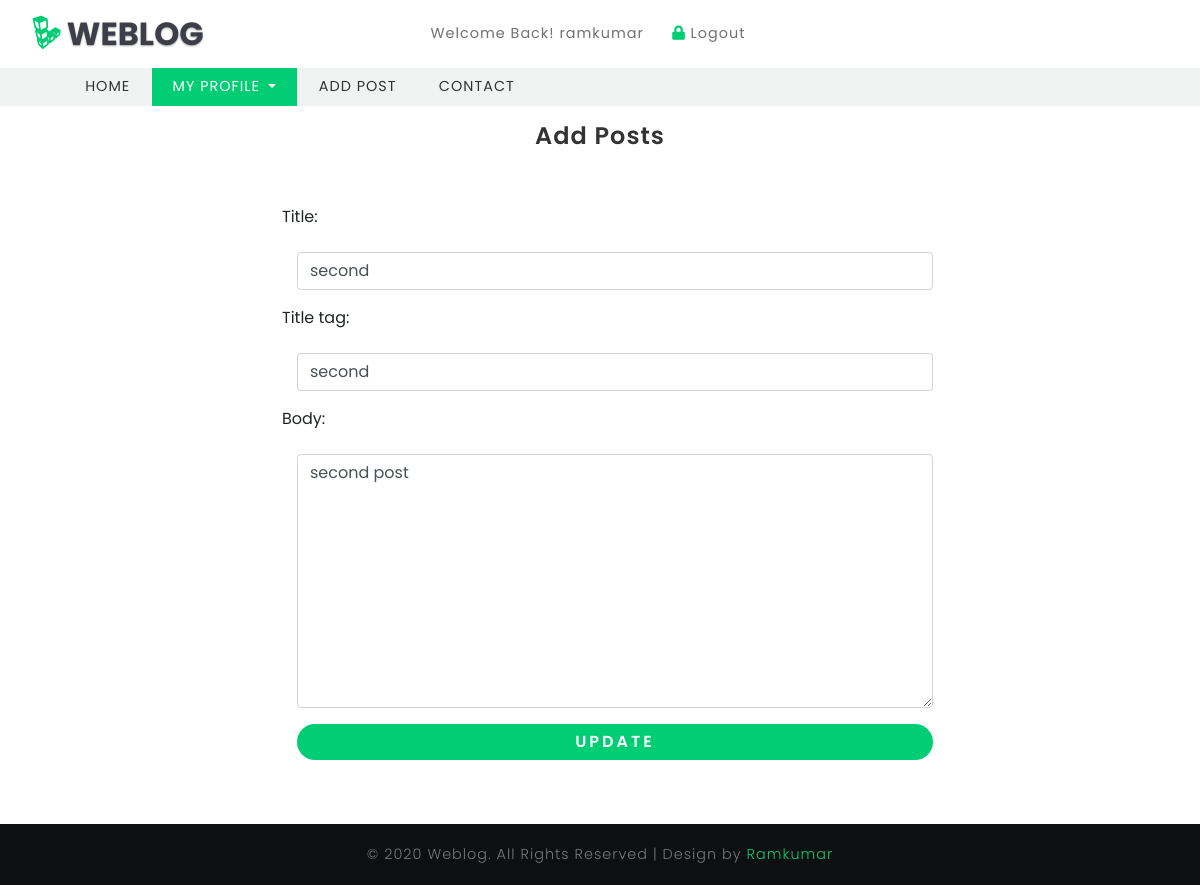
The app's page /updatepost/2 (signed in) with its own data.
### blogweb/models.py (models this page shows, shortened)
class Post(models.Model):
    title = models.CharField(max_length=100)
    title_tag = models.CharField(max_length=100, default='')
    author = models.ForeignKey(User, on_delete=models.CASCADE)
    body = models.TextField(blank=True, null=True)
    publish_date = models.DateField(auto_now_add=True)

### blogweb/views.py (the view)
# urls.py: path('updatepost/<int:pk>', UpdatePostView.as_view(), name='update'),
@method_decorator(login_required, name='dispatch')  # -> used for only logged in user to access the page
class UpdatePostView(UpdateView):
    model = Post
    template_name = 'updatepost.html'
    form_class = EditForm

### blogweb/forms.py
class EditForm(forms.ModelForm):
    class Meta:
        model = Post
        fields = (
            'title', 'title_tag', 'body'
        )

### templates/updatepost.html (shortened to what this page needs)
{% extends 'base.html' %}
{% load static %}
{% block content %}
    <link rel="stylesheet" href="{% static 'blog/css/addpost.css' %}">
        <div class="container wrapper-post">
        <div class="row post-wrap">
            <div class="col-md-12">
            {% if user.is_authenticated %}
                {% if user.id == post.author.id %}
                    <h1 class="post-form-title">Add Posts</h1>
                    <form method="post" class="form-group" enctype="multipart/form-data">
                        {% for field in form %}
                        <div class="form-group">
                            {{ field.label_tag }}
                            {{ field }}
                        </div>
                        {% endfor %}
                        <input type="submit" value="UPDATE" class="btn btn-block mt-3">
                    </form>
                {% else %}
                    <p class="post-form-title">No access to other account</p>
                {% endif %}
            {% else %}
                <p class="post-form-title">You are not allowed to access. login or register your account to access</p>
            {% endif %}
            </div>
        </div>
    </div>
{% endblock %}

### templates/base.html (shortened to what this page needs)
{% load static %}
<!doctype html>
<html lang="en">
  <head>
    <link rel="stylesheet" href="{% static 'blog/font-awesome-4.7.0/css/font-awesome.min.css' %}">
	<link href="{% static 'blog/css/bootstrap.css' %}" rel='stylesheet' type='text/css' />
	<link href="{% static 'blog/css/base.css' %}" rel='stylesheet'>
	<link href="{% static 'blog/css/style6.css' %}" rel='stylesheet' type='text/css' />
	<link href="{% static 'blog/css/fontawesome-all.css' %}" rel="stylesheet">
  </head>
  <body>
	<header class="mb-3">
		<div class="top-bar_sub_w3layouts container-fluid">
			<div class="row">
				<div class="col-md-4 logo text-left">
					<a class="navbar-brand" href="{% url 'home' %}">
						<i class="fab fa-linode"></i> Weblog</a>
				</div>
				<div class="col-md-4 top-forms text-center mt-lg-3 mt-md-1 mt-0">
					{% if user.is_authenticated %}
                        <span>Welcome Back! {{ user.username }}</span>
					    <span class="mx-lg-4 mx-md-2  mx-1">
						<a href="{% url 'logout' %}">
							<i class="fas fa-lock"></i> Logout </a>
					    </span>
                    {% endif %}
				</div>
			</div>
		</div>
		<div class="header_top" id="home">
			<nav class="navbar navbar-expand-lg navbar-light bg-light">
				<div class="collapse navbar-collapse" id="navbarSupportedContent">
					<ul class="navbar-nav mr-auto">
						<li class="nav-item">
							<a class="nav-link" href="{% url 'home' %}">Home
							</a>
						</li>
                        {% if user.is_authenticated %}
                            <li class="nav-item dropdown active">
							<a class="nav-link dropdown-toggle" href="#" id="navbarDropdown" role="button" data-toggle="dropdown" aria-haspopup="true"
							    aria-expanded="false">
								My Profile
							</a>
						</li>
						<li class="nav-item">
							<a class="nav-link" href="{% url 'addpost' %}">Add Post</a>
						</li>
                        {% endif %}
                        <li class="nav-item">
							<a class="nav-link" href="{% url 'contact'%}">Contact</a>
						</li>
					</ul>
				</div>
			</nav>
		</div>
	</header>
    {% block content %}
    {% endblock %}
    <footer class="mt-5">
        <div class="container">
            <div class="row">
                <div class="col-md-12 text-center p-3">
					<p>&copy; {% now "Y" %} Weblog. All Rights Reserved | Design by
						<a href="">Ramkumar</a>
					</p>
                </div>
            </div>
        </div>
    </footer>
  </body>
</html>

### static/blog/css/base.css (style rules this page uses)
html, body { margin: 0; font-size: 100%; font-family: 'Poppins', sans-serif; background: #fff; }
body a { color: #01CD74; text-decoration: none; transition: 0.5s all; -webkit-transition: 0.5s all; -moz-transition: 0.5s all; -o-transition: 0.5s all; -ms-transition: 0.5s all; }
input[type="button"], input[type="submit"], input[type="text"], input[type="email"], input[type="search"] { transition: 0.5s all; -webkit-transition: 0.5s all; -moz-transition: 0.5s all; -o-transition: 0.5s all; -ms-transition: 0.5s all; font-family: 'Poppins', sans-serif; }
h1, h2, h3, h4, h5, h6 { margin: 0; font-family: 'Poppins', sans-serif; letter-spacing:1px; }
p { margin: 0; font-size: 0.9em; color: #777777; line-height: 2em; letter-spacing: 1px; font-weight: 300; }
ul { margin: 0; padding: 0; }
.top-bar_sub_w3layouts { background: #fff; padding: 0.3em 2em; position: relative; }
.top-forms span { font-size: 0.9em; color: #707173; letter-spacing: 1px; }
.top-forms span a { color: #707173; }
.top-forms a i { color:#01cd74; }
.navbar { padding: 0em 4em; }
.bg-light { background-color: #f0f3f1 !important; }
a.navbar-brand { font-size: 2em; font-weight: 700; text-shadow: 0 1px 2px rgba(0, 0, 0, 0.37); color: #3d3e48; text-transform: uppercase; }
.logo i { color: #01cd74; text-shadow: none; }
li.nav-item { margin: 0 1px; }
.navbar-light .navbar-nav .nav-link { padding: 0.6em 1.4em; color: #333; background: transparent; text-transform: uppercase; font-size: 0.9em; letter-spacing: 1px; }
.navbar-light .navbar-nav .show>.nav-link, .navbar-light .navbar-nav .active>.nav-link, .navbar-light .navbar-nav .nav-link.show, .navbar-light .navbar-nav .nav-link.active, .navbar-light .navbar-nav .nav-link:hover, .navbar-light .navbar-nav .nav-link:focus { background: #01cd74; color: #fff; }
footer { background-color: #0e0f10; }

### static/blog/css/addpost.css (style rules this page uses)
.wrapper-post { width: 100%; min-height: 72vh; display: flex; align-items: center; justify-content: center; }
.wrapper-post .post-wrap { width: 60%; margin: auto; border-radius: 10px; }
.post-form-title { font-size: 24px; color: #333333; line-height: 1.2; text-align: center; font-weight: 600; width: 100%; display: block; padding-bottom: 54px; }
input, select, textarea { margin: 15px; }
.wrapper-post .post-wrap .btn { border-radius: 20px; background-color: #01CD74; color: #fff; border: 0px; font-weight: 600; letter-spacing: 3px; }

### records on screen
Post: form "second" "second" "second post"

### other values on screen
{{ user.username }} "ramkumar"
{{ field.label_tag }} "Title:" "Title tag:" "Body:"
